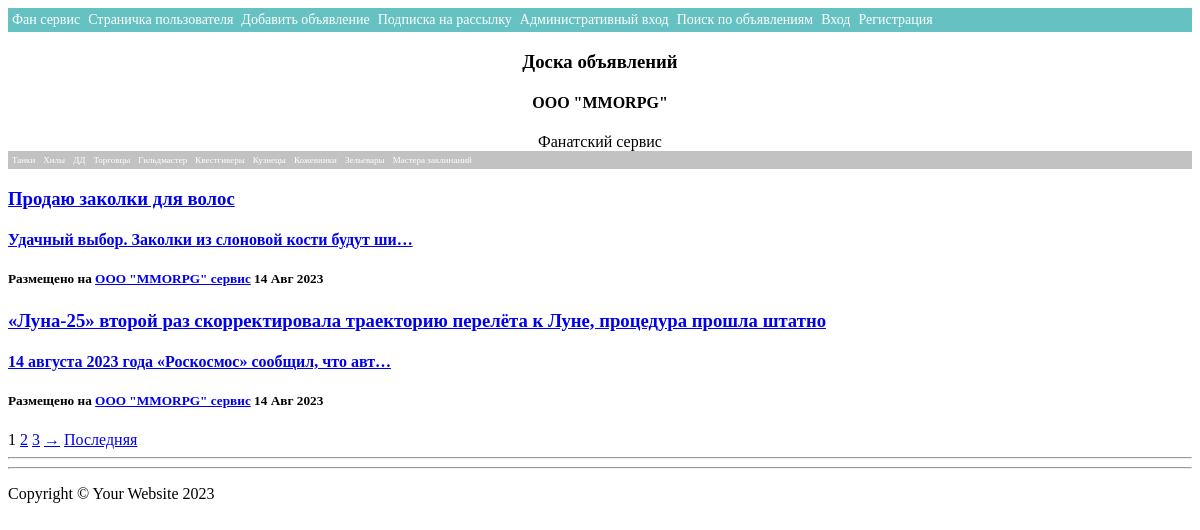
Before: / with the older database file.
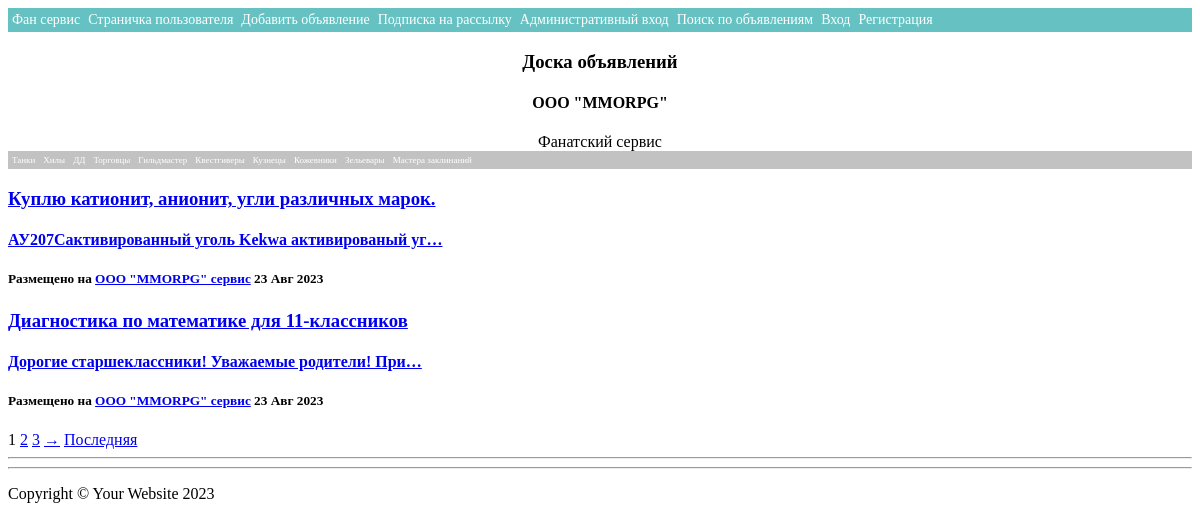
After: the same page with the newer database file.
### bulletin/models.py (models this page shows, shortened)
class Declaration(models.Model):
    user = models.ForeignKey(AUTH_USER_MODEL, verbose_name='Пользователь', on_delete=models.CASCADE)
    title = models.CharField('Заголовок', max_length=100)
    text = models.TextField('Описание')
    category = models.ForeignKey(Category, verbose_name='категория', on_delete=models.CASCADE)
    date_create = models.DateTimeField(auto_now_add=True, verbose_name='Дата публикации')
    response = models.ManyToManyField(AUTH_USER_MODEL, related_name='post_response', )
    accepted_response = models.ManyToManyField(AUTH_USER_MODEL, related_name='post_accepted_response', )
    file = models.FileField('Файл', upload_to="bulletin_file/", blank=True, null=True)
    image = models.ImageField('Изображение', upload_to="image/", blank=True, null=True)
    class Meta:
        verbose_name = "Объявление"
        verbose_name_plural = "Объявления"

### bulletin/views.py (the view)
# urls.py: path('', DeclarationList.as_view(), name='posts'),
class DeclarationList(ListView):
    model = Declaration
    template_name = 'Declaration.html'
    context_object_name = 'Declaration'
    ordering = ['-date_create']
    paginate_by = 2
    def get_context_data(self, **kwargs):
        context = super().get_context_data(**kwargs)
        context['category_tanks'] = Category.objects.get(name='tanks').id
        context['category_hills'] = Category.objects.get(name='hills').id
        context['category_dd'] = Category.objects.get(name='dd').id
        context['category_Merchants'] = Category.objects.get(name='Merchants').id
        context['category_Guildmasters'] = Category.objects.get(name='Guildmasters').id
        context['category_Questgivers'] = Category.objects.get(name='Questgivers').id
        context['category_Blacksmiths'] = Category.objects.get(name='Blacksmiths').id
        context['category_Tanners'] = Category.objects.get(name='Tanners').id
        context['category_Zelievars'] = Category.objects.get(name='Zelievars').id
        context['category_SpellMasters'] = Category.objects.get(name='SpellMasters').id
        return context

### templates/Declaration.html (shortened to what this page needs)
{% extends 'base.html' %}
{% block title2 %}
<div align="center">
           <h3>Доска объявлений</h3>
                <h4>OOO "MMORPG"</h4>
            <span class="subheading">Фанатский сервис</span>
    </div>
{% endblock title2 %}
{% block category %}
 <div class="topnav">
        <a href="{% url 'category' category_tanks %}">Танки</a>
        <a href="{% url 'category' category_hills %}">Хилы</a>
        <a href="{% url 'category' category_dd %}">ДД</a>
        <a href="{% url 'category' category_Merchants %}">Торговцы</a>
        <a href="{% url 'category' category_Guildmasters %}">Гильдмастер</a>
        <a href="{% url 'category' category_Questgivers %}">Квестгиверы</a>
        <a href="{% url 'category' category_Blacksmiths %}">Кузнецы</a>
        <a href="{% url 'category' category_Tanners %}">Кожевники</a>
        <a href="{% url 'category' category_Zelievars %}">Зельевары</a>
        <a href="{% url 'category' category_SpellMasters %}">Мастера заклинаний</a>
  </div>
  {% endblock category %}
{% block content %}
{% if Declaration %}
           {% for Dec in Declaration %}
          <a href="{{Dec.id}}">
            <h3 class="post-title">
              {{Dec.title}}
            </h3>
            <h4 class="post-subtitle">
              {{Dec.text|truncatechars:50}}
            </h4>
              </a>
          <h5>
          <p class="post-meta">Размещено на
            <a href="/">ООО "MMORPG" сервис</a>
             {{Dec.date_create|date:'d M Y'}}
          </p>
          </h5>
         {% endfor %}
   {% else %}
       <h3> Постов нету</h3>
   {% endif %}
<div class="clearfix">
{% if is_paginated %}
    {% for num in page_obj.paginator.page_range %}
        {% if page_obj.number == num %}
            <a>{{ num }}</a>
        {% elif num > page_obj.number|add:'-3' and num < page_obj.number|add:'3' %}
            <a href="?page={{ num }}">{{ num }}</a>
        {% endif %}
    {% endfor %}
    {% if page_obj.has_next %}
        <a href="?page={{ page_obj.next_page_number }}">&rarr;</a>
        <a href="?page={{ page_obj.paginator.num_pages }}">Последняя </a>
    {% endif %}
{% endif %}
</div>
{% endblock content %}

Changed rows visible on the page:
no longer on this page (row unchanged): Declaration: title "Продаю заколки для волос", text "Удачный выбор. Заколки из слоновой кости будут ши…", date_create "14 Авг 2023"
no longer on this page (row unchanged): Declaration: title "«Луна-25» второй раз скорректировала траекторию перелёта к Луне, процедура прошла штатно", text "14 августа 2023 года «Роскосмос» сообщил, что авт…", date_create "14 Авг 2023"
added Declaration: title "Куплю катионит, анионит, угли различных марок.", text "АУ207Сактивированный уголь Kekwa активированый уг…", date_create "23 Авг 2023"
added Declaration: title "Диагностика по математике для 11-классников", text "Дорогие старшеклассники! Уважаемые родители! При…", date_create "23 Авг 2023"
